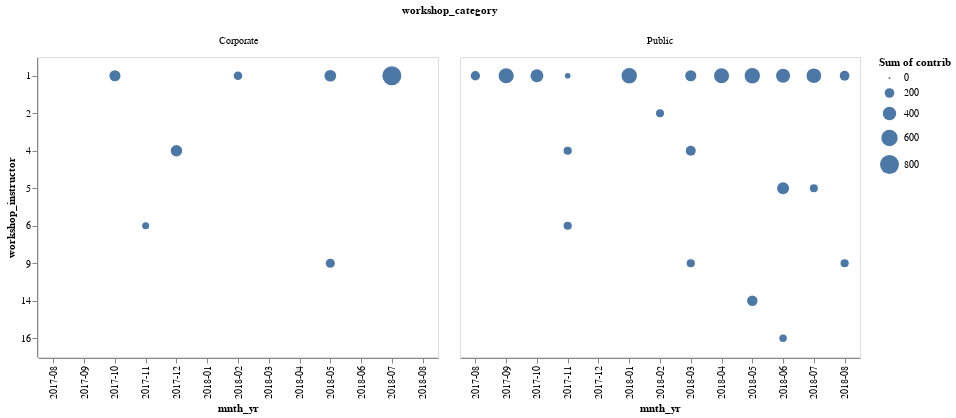

Notebook cell for this chart:
### Code cell
alt.Chart(df).mark_circle().encode(
    x='mnth_yr:O',
    y='workshop_instructor:O',
    size='sum(contrib):Q',
    column='workshop_category:O'
)

### Figure 1 — Vega-Lite specification as saved in the notebook (floating-point values rounded to 4 significant figures)
{"$schema": "https://vega.github.io/schema/vega-lite/v2.6.0.json", "config": {"view": {"height": 300, "width": 400}}, "data": {"name": "data-27d7cc41598a9c0eebc578faf0c8618f"}, "datasets": {"data-27d7cc41598a9c0eebc578faf0c8618f": [{"class_size": 21, "contrib": 189, "mnth_yr": "2017-08", "workshop_category": "Public", "workshop_hours": 9, "workshop_instructor": 1, "workshop_name": "Data Science Fundamentals ML Aug 17", "workshop_start": "2017-08-15T18:00:00", "workshop_venue": "Base Cowork Lounge"}, {"class_size": 30, "contrib": 270, "mnth_yr": "2017-09", "workshop_category": "Public", "workshop_hours": 9, "workshop_instructor": 1, "workshop_name": "Data Science Fundamentals ML Sep 17", "workshop_start": "2017-09-27T18:00:00", "workshop_venue": "Base Cowork Lounge"}, {"class_size": 12, "contrib": 108, "mnth_yr": "2017-10", "workshop_category": "Public", "workshop_hours": 9, "workshop_instructor": 1, "workshop_name": "Data Science Fundamentals DV Oct 17", "workshop_start": "2017-10-10T18:00:00", "workshop_venue": "Block 71"}, {"class_size": 29, "contrib": 261, "mnth_yr": "2017-10", "workshop_category": "Public", "workshop_hours": 9, "workshop_instructor": 1, "workshop_name": "Data Science Fundamentals ML Oct 17", "workshop_start": "2017-10-23T18:00:00", "workshop_venue": "Block 71"}, {"class_size": 5, "contrib": 90, "mnth_yr": "2017-10", "workshop_category": "Corporate", "workshop_hours": 18, "workshop_instructor": 1, "workshop_name": "PT SPIL 2017", "workshop_start": "2017-10-17T10:00:00", "workshop_venue": "PT. SPIL, Surabaya"}, {"class_size": 16, "contrib": 288, "mnth_yr": "2017-12", "workshop_category": "Corporate", "workshop_hours": 18, "workshop_instructor": 4, "workshop_name": "Bank Sinarmas 2017", "workshop_start": "2017-12-18T13:00:00", "workshop_venue": "Sinarmas Roxy Learning Center"}, {"class_size": 5, "contrib": 105, "mnth_yr": "2017-11", "workshop_category": "Corporate", "workshop_hours": 21, "workshop_instructor": 6, "workshop_name": "PT KLK 2017", "workshop_start": "2017-11-13T13:00:00", "workshop_venue": "KLK Agriservindo Sunter"}, {"class_size": 16, "contrib": 144, "mnth_yr": "2017-11", "workshop_category": "Public", "workshop_hours": 9, "workshop_instructor": 4, "workshop_name": "Data Science Fundamentals ML Nov 17", "workshop_start": "2017-11-21T18:00:00", "workshop_venue": "Block 71"}, {"class_size": 16, "contrib": 144, "mnth_yr": "2017-11", "workshop_category": "Public", "workshop_hours": 9, "workshop_instructor": 6, "workshop_name": "Python Data Science Nov 17", "workshop_start": "2017-11-06T18:00:00", "workshop_venue": "Block 71"}, {"class_size": 7, "contrib": 63, "mnth_yr": "2017-11", "workshop_category": "Public", "workshop_hours": 9, "workshop_instructor": 1, "workshop_name": "Data Science Intermediate Nov 17", "workshop_start": "2017-11-08T18:00:00", "workshop_venue": "Block 71"}, {"class_size": 10, "contrib": 180, "mnth_yr": "2017-10", "workshop_category": "Corporate", "workshop_hours": 18, "workshop_instructor": 1, "workshop_name": "PT BPTN 2017", "workshop_start": "2017-10-01T09:00:00", "workshop_venue": "PT. BTPN Mega Kuningan"}, {"class_size": 27, "contrib": 243, "mnth_yr": "2017-09", "workshop_category": "Public", "workshop_hours": 9, "workshop_instructor": 1, "workshop_name": "Data Science Fundamentals DV Sep 17", "workshop_start": "2017-09-13T18:00:00", "workshop_venue": "Block 71"}, {"class_size": 10, "contrib": 160, "mnth_yr": "2018-02", "workshop_category": "Corporate", "workshop_hours": 16, "workshop_instructor": 1, "workshop_name": "Body Shop Feb 18", "workshop_start": "2018-02-08T10:00:00", "workshop_venue": "Block 71"}, {"class_size": 10, "contrib": 110, "mnth_yr": "2018-05", "workshop_category": "Corporate", "workshop_hours": 11, "workshop_instructor": 1, "workshop_name": "Body Shop May 18", "workshop_start": "2018-05-17T10:00:00", "workshop_venue": "Block 71"}, {"class_size": 24, "contrib": 216, "mnth_yr": "2018-01", "workshop_category": "Public", "workshop_hours": 9, "workshop_instructor": 1, "workshop_name": "Agon P4DS", "workshop_start": "2018-01-15T18:00:00", "workshop_venue": "Block 71"}, {"class_size": 24, "contrib": 144, "mnth_yr": "2018-01", "workshop_category": "Public", "workshop_hours": 6, "workshop_instructor": 1, "workshop_name": "Agon PS", "workshop_start": "2018-01-18T18:00:00", "workshop_venue": "Block 71"}, {"class_size": 19, "contrib": 171, "mnth_yr": "2018-01", "workshop_category": "Public", "workshop_hours": 9, "workshop_instructor": 1, "workshop_name": "Agon DV", "workshop_start": "2018-01-30T18:00:00", "workshop_venue": "Block 71"}, {"class_size": 34, "contrib": 238, "mnth_yr": "2018-05", "workshop_category": "Public", "workshop_hours": 7, "workshop_instructor": 14, "workshop_name": "Azure ML for Non Programmers", "workshop_start": "2018-05-25T13:00:00", "workshop_venue": "Connext"}, {"class_size": 29, "contrib": 261, "mnth_yr": "2018-05", "workshop_category": "Public", "workshop_hours": 9, "workshop_instructor": 1, "workshop_name": "Agon Bifrost TS", "workshop_start": "2018-05-22T18:00:00", "workshop_venue": "Connext"}, {"class_size": 17, "contrib": 510, "mnth_yr": "2018-07", "workshop_category": "Corporate", "workshop_hours": 30, "workshop_instructor": 1, "workshop_name": "SKK Migas 2018", "workshop_start": "2018-07-02T09:00:00", "workshop_venue": "Wisma Mulia"}, {"class_size": 15, "contrib": 300, "mnth_yr": "2018-07", "workshop_category": "Corporate", "workshop_hours": 20, "workshop_instructor": 1, "workshop_name": "Ralali 2018", "workshop_start": "2018-07-13T12:00:00", "workshop_venue": "Ruko The Prominence"}, {"class_size": 30, "contrib": 270, "mnth_yr": "2018-07", "workshop_category": "Public", "workshop_hours": 9, "workshop_instructor": 1, "workshop_name": "Bifrost Chronos DV", "workshop_start": "2018-07-03T18:00:00", "workshop_venue": "Block 71"}, {"class_size": 15, "contrib": 135, "mnth_yr": "2018-07", "workshop_category": "Public", "workshop_hours": 9, "workshop_instructor": 5, "workshop_name": "Bifrost Chronos DV", "workshop_start": "2018-07-03T18:00:00", "workshop_venue": "Connext"}, {"class_size": 24, "contrib": 216, "mnth_yr": "2018-03", "workshop_category": "Public", "workshop_hours": 9, "workshop_instructor": 4, "workshop_name": "Bifrost P4DS", "workshop_start": "2018-03-12T18:00:00", "workshop_venue": "Connext"}, {"class_size": 16, "contrib": 144, "mnth_yr": "2018-03", "workshop_category": "Public", "workshop_hours": 9, "workshop_instructor": 9, "workshop_name": "Bifrost PS", "workshop_start": "2018-03-15T18:00:00", "workshop_venue": "Connext"}, {"class_size": 30, "contrib": 270, "mnth_yr": "2018-03", "workshop_category": "Public", "workshop_hours": 9, "workshop_instructor": 1, "workshop_name": "Agon Bifrost RM", "workshop_start": "2018-03-27T18:00:00", "workshop_venue": "Connext"}, {"class_size": 28, "contrib": 252, "mnth_yr": "2018-04", "workshop_category": "Public", "workshop_hours": 9, "workshop_instructor": 1, "workshop_name": "Agon Bifrost C1", "workshop_start": "2018-04-10T18:00:00", "workshop_venue": "Connext"}, {"class_size": 28, "contrib": 252, "mnth_yr": "2018-04", "workshop_category": "Public", "workshop_hours": 9, "workshop_instructor": 1, "workshop_name": "Agon Bifrost C2", "workshop_start": "2018-04-24T18:00:00", "workshop_venue": "Connext"}, {"class_size": 29, "contrib": 261, "mnth_yr": "2018-05", "workshop_category": "Public", "workshop_hours": 9, "workshop_instructor": 1, "workshop_name": "Agon Bifrost UML", "workshop_start": "2018-05-07T18:00:00", "workshop_venue": "Connext"}, {"class_size": 26, "contrib": 234, "mnth_yr": "2018-06", "workshop_category": "Public", "workshop_hours": 9, "workshop_instructor": 1, "workshop_name": "Agon Bifrost DL", "workshop_start": "2018-06-05T18:00:00", "workshop_venue": "Connext"}, {"class_size": 23, "contrib": 138, "mnth_yr": "2018-02", "workshop_category": "Public", "workshop_hours": 6, "workshop_instructor": 2, "workshop_name": "Text Mining for Beginners", "workshop_start": "2018-02-22T18:00:00", "workshop_venue": "Block 71"}, {"class_size": 23, "contrib": 207, "mnth_yr": "2018-06", "workshop_category": "Public", "workshop_hours": 9, "workshop_instructor": 1, "workshop_name": "Chronos P4DS", "workshop_start": "2018-06-25T18:00:00", "workshop_venue": "Block 71"}, {"class_size": 17, "contrib": 153, "mnth_yr": "2018-06", "workshop_category": "Public", "workshop_hours": 9, "workshop_instructor": 5, "workshop_name": "Chronos P4DS", "workshop_start": "2018-06-25T18:00:00", "workshop_venue": "Block 71"}, {"class_size": 10, "contrib": 180, "mnth_yr": "2018-05", "workshop_category": "Corporate", "workshop_hours": 18, "workshop_instructor": 9, "workshop_name": "BPR 2018", "workshop_start": "2018-05-17T18:00:00", "workshop_venue": "BPR, Bandung"}, {"class_size": 12, "contrib": 192, "mnth_yr": "2018-05", "workshop_category": "Corporate", "workshop_hours": 16, "workshop_instructor": 1, "workshop_name": "PT Sun Life 2018 ", "workshop_start": "2018-05-02T18:00:00", "workshop_venue": "Menara Sun Life, Mega Kuningan"}, {"class_size": 23, "contrib": 207, "mnth_yr": "2018-07", "workshop_category": "Public", "workshop_hours": 9, "workshop_instructor": 1, "workshop_name": "Deragon P4DS", "workshop_start": "2018-07-30T18:00:00", "workshop_venue": "Block 71"}, {"class_size": 18, "contrib": 162, "mnth_yr": "2018-06", "workshop_category": "Public", "workshop_hours": 9, "workshop_instructor": 5, "workshop_name": "Chronos PS", "workshop_start": "2018-06-28T18:00:00", "workshop_venue": "Block 71"}, {"class_size": 13, "contrib": 117, "mnth_yr": "2018-06", "workshop_category": "Public", "workshop_hours": 9, "workshop_instructor": 16, "workshop_name": "Chronos PS", "workshop_start": "2018-06-28T18:00:00", "workshop_venue": "Connext"}, {"class_size": 23, "contrib": 207, "mnth_yr": "2018-08", "workshop_category": "Public", "workshop_hours": 9, "workshop_instructor": 1, "workshop_name": "Chronos Deragon C1", "workshop_start": "2018-08-14T18:00:00", "workshop_venue": "Block 71"}, {"class_size": 16, "contrib": 144, "mnth_yr": "2018-08", "workshop_category": "Public", "workshop_hours": 9, "workshop_instructor": 9, "workshop_name": "Chronos Deragon C1", "workshop_start": "2018-08-14T18:00:00", "workshop_venue": "Aston Hotel"}]}, "encoding": {"column": {"field": "workshop_category", "type": "ordinal"}, "size": {"aggregate": "sum", "field": "contrib", "type": "quantitative"}, "x": {"field": "mnth_yr", "type": "ordinal"}, "y": {"field": "workshop_instructor", "type": "ordinal"}}, "mark": "circle"}
